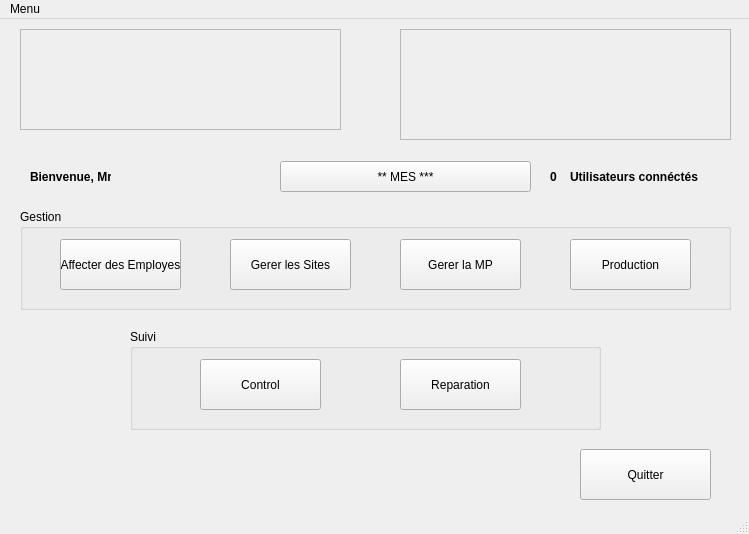
<?xml version="1.0" encoding="UTF-8"?>
<ui version="4.0">
 <class>Manufacturing</class>
 <widget class="QMainWindow" name="Manufacturing">
  <property name="geometry">
   <rect>
    <x>0</x>
    <y>0</y>
    <width>749</width>
    <height>534</height>
   </rect>
  </property>
  <property name="windowTitle">
   <string>Departement de Production</string>
  </property>
  <property name="windowIcon">
   <iconset resource="rssources.qrc">
    <normaloff>:/images/logo_erp.png</normaloff>:/images/logo_erp.png</iconset>
  </property>
  <widget class="QWidget" name="centralwidget">
   <widget class="QLabel" name="nbre_connectes">
    <property name="geometry">
     <rect>
      <x>550</x>
      <y>150</y>
      <width>16</width>
      <height>16</height>
     </rect>
    </property>
    <property name="font">
     <font>
      <pointsize>9</pointsize>
      <weight>75</weight>
      <bold>true</bold>
     </font>
    </property>
    <property name="text">
     <string>0</string>
    </property>
   </widget>
   <widget class="QPushButton" name="but_envoyer">
    <property name="geometry">
     <rect>
      <x>280</x>
      <y>142</y>
      <width>251</width>
      <height>31</height>
     </rect>
    </property>
    <property name="text">
     <string>** MES ***</string>
    </property>
   </widget>
   <widget class="QGroupBox" name="groupBox_gestion">
    <property name="geometry">
     <rect>
      <x>20</x>
      <y>190</y>
      <width>711</width>
      <height>101</height>
     </rect>
    </property>
    <property name="title">
     <string>Gestion</string>
    </property>
    <widget class="QPushButton" name="but_gestion_emp">
     <property name="geometry">
      <rect>
       <x>40</x>
       <y>30</y>
       <width>121</width>
       <height>51</height>
      </rect>
     </property>
     <property name="text">
      <string>Affecter des Employes</string>
     </property>
    </widget>
    <widget class="QPushButton" name="but_gestion_sites">
     <property name="geometry">
      <rect>
       <x>210</x>
       <y>30</y>
       <width>121</width>
       <height>51</height>
      </rect>
     </property>
     <property name="text">
      <string>Gerer les Sites</string>
     </property>
    </widget>
    <widget class="QPushButton" name="but_gestion_MP">
     <property name="geometry">
      <rect>
       <x>380</x>
       <y>30</y>
       <width>121</width>
       <height>51</height>
      </rect>
     </property>
     <property name="text">
      <string>Gerer la MP</string>
     </property>
    </widget>
    <widget class="QPushButton" name="but_gestion_prod">
     <property name="geometry">
      <rect>
       <x>550</x>
       <y>30</y>
       <width>121</width>
       <height>51</height>
      </rect>
     </property>
     <property name="text">
      <string>Production</string>
     </property>
    </widget>
   </widget>
   <widget class="QFrame" name="logo_main_window">
    <property name="geometry">
     <rect>
      <x>20</x>
      <y>10</y>
      <width>321</width>
      <height>101</height>
     </rect>
    </property>
    <property name="styleSheet">
     <string notr="true">image: url(:/images/logo_edf_erp.png);</string>
    </property>
    <property name="frameShape">
     <enum>QFrame::StyledPanel</enum>
    </property>
    <property name="frameShadow">
     <enum>QFrame::Raised</enum>
    </property>
   </widget>
   <widget class="QGroupBox" name="groupBox_suivi">
    <property name="geometry">
     <rect>
      <x>130</x>
      <y>310</y>
      <width>471</width>
      <height>101</height>
     </rect>
    </property>
    <property name="title">
     <string>Suivi</string>
    </property>
    <widget class="QPushButton" name="but_control">
     <property name="geometry">
      <rect>
       <x>70</x>
       <y>30</y>
       <width>121</width>
       <height>51</height>
      </rect>
     </property>
     <property name="text">
      <string>Control</string>
     </property>
    </widget>
    <widget class="QPushButton" name="but_repair">
     <property name="geometry">
      <rect>
       <x>270</x>
       <y>30</y>
       <width>121</width>
       <height>51</height>
      </rect>
     </property>
     <property name="text">
      <string>Reparation</string>
     </property>
    </widget>
   </widget>
   <widget class="QFrame" name="logo_groupe">
    <property name="geometry">
     <rect>
      <x>400</x>
      <y>10</y>
      <width>331</width>
      <height>111</height>
     </rect>
    </property>
    <property name="styleSheet">
     <string notr="true">image: url(:/images/logo_groupe.png);</string>
    </property>
    <property name="frameShape">
     <enum>QFrame::StyledPanel</enum>
    </property>
    <property name="frameShadow">
     <enum>QFrame::Raised</enum>
    </property>
   </widget>
   <widget class="QLabel" name="nbre_connectes_2">
    <property name="geometry">
     <rect>
      <x>570</x>
      <y>150</y>
      <width>141</width>
      <height>16</height>
     </rect>
    </property>
    <property name="font">
     <font>
      <pointsize>9</pointsize>
      <weight>75</weight>
      <bold>true</bold>
     </font>
    </property>
    <property name="text">
     <string>Utilisateurs connéctés</string>
    </property>
   </widget>
   <widget class="QLabel" name="label">
    <property name="geometry">
     <rect>
      <x>30</x>
      <y>150</y>
      <width>81</width>
      <height>16</height>
     </rect>
    </property>
    <property name="font">
     <font>
      <weight>75</weight>
      <bold>true</bold>
     </font>
    </property>
    <property name="text">
     <string>Bienvenue, Mr</string>
    </property>
   </widget>
   <widget class="QPushButton" name="quitter_but">
    <property name="geometry">
     <rect>
      <x>580</x>
      <y>430</y>
      <width>131</width>
      <height>51</height>
     </rect>
    </property>
    <property name="text">
     <string>Quitter</string>
    </property>
   </widget>
   <widget class="QLabel" name="login_name">
    <property name="geometry">
     <rect>
      <x>120</x>
      <y>150</y>
      <width>101</width>
      <height>16</height>
     </rect>
    </property>
    <property name="font">
     <font>
      <pointsize>10</pointsize>
      <weight>75</weight>
      <bold>true</bold>
     </font>
    </property>
    <property name="text">
     <string/>
    </property>
   </widget>
   <widget class="QLabel" name="label_2">
    <property name="geometry">
     <rect>
      <x>240</x>
      <y>140</y>
      <width>31</width>
      <height>31</height>
     </rect>
    </property>
    <property name="styleSheet">
     <string notr="true">image: url(:/images/inbox.png);</string>
    </property>
    <property name="text">
     <string/>
    </property>
   </widget>
  </widget>
  <widget class="QStatusBar" name="statusbar"/>
  <widget class="QMenuBar" name="menuBar">
   <property name="geometry">
    <rect>
     <x>0</x>
     <y>0</y>
     <width>749</width>
     <height>21</height>
    </rect>
   </property>
   <widget class="QMenu" name="menuMenu">
    <property name="title">
     <string>Menu</string>
    </property>
    <addaction name="actionEnvoyer_un_Mail"/>
    <addaction name="actionEnvoyer_un_Message"/>
   </widget>
   <addaction name="menuMenu"/>
  </widget>
  <action name="actionEnvoyer_un_Mail">
   <property name="icon">
    <iconset resource="rssources.qrc">
     <normaloff>:/images/email.png</normaloff>:/images/email.png</iconset>
   </property>
   <property name="text">
    <string>Envoyer un Mail</string>
   </property>
  </action>
  <action name="actionEnvoyer_un_Message">
   <property name="icon">
    <iconset resource="rssources.qrc">
     <normaloff>:/images/inbox.png</normaloff>:/images/inbox.png</iconset>
   </property>
   <property name="text">
    <string>Envoyer un Message</string>
   </property>
  </action>
 </widget>
 <resources>
  <include location="rssources.qrc"/>
 </resources>
 <connections/>
</ui>
